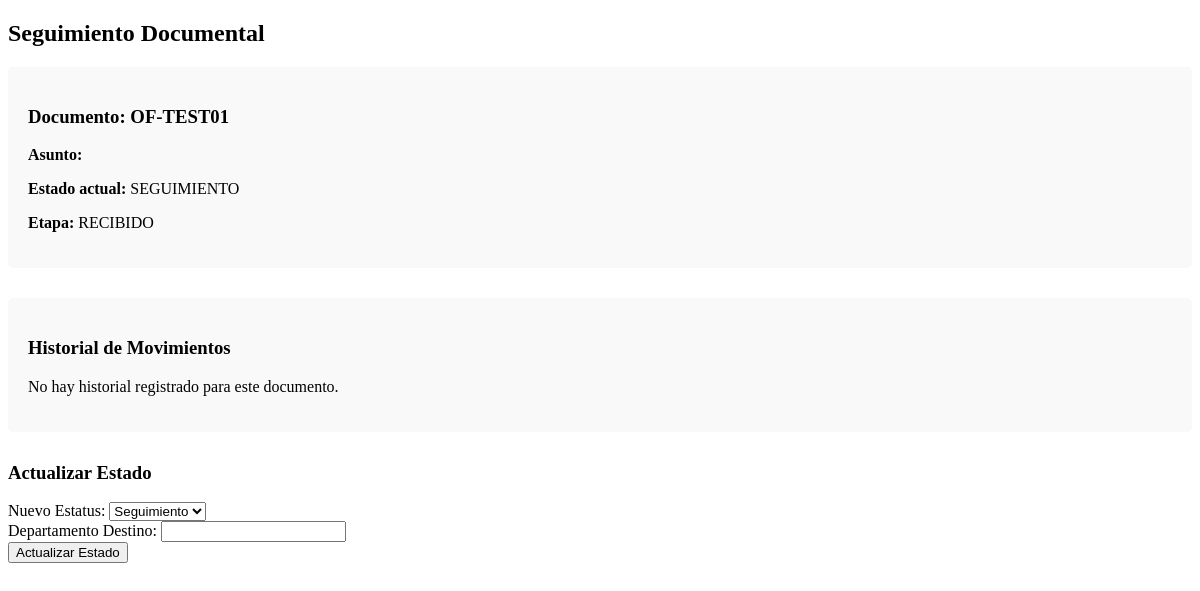
Screenshot of /etapas.php?id=1 (signed in) with the database file from the repository.
### tables this page shows
CREATE TABLE `documentos` (
  `id` int(11) NOT NULL,
  `fecha_creacion` datetime NOT NULL,
  `fecha_entrega` date NOT NULL,
  `fecha_recepcion` date DEFAULT NULL,
  `numero_oficio` varchar(50) NOT NULL,
  `remitente` varchar(100) NOT NULL,
  `cargo_remitente` varchar(100) NOT NULL,
  `depto_remitente` varchar(100) DEFAULT NULL,
  `telefono` varchar(20) DEFAULT NULL,
  `extension` varchar(10) DEFAULT NULL,
  `asunto` text NOT NULL,
  `tipo` enum('OFICIO','TURNO','CIRCULAR','NOTA_INFORMATIVA','CONOCIMIENTO') NOT NULL,
  `estatus` enum('SEGUIMIENTO','ATENDIDO','TURNADO') NOT NULL,
  `pdf_url` varchar(255) NOT NULL,
  `etapa` enum('RECIBIDO','RESPUESTA','ACUSE') DEFAULT 'RECIBIDO',
  `fecha_respuesta` date DEFAULT NULL,
  `destinatario` varchar(255) DEFAULT NULL,
  `usuario_responde` int(11) DEFAULT NULL,
  `usuario_acusa` int(11) DEFAULT NULL,
  `fecha_acuse` date DEFAULT NULL,
  `dire_fisica` varchar(255) DEFAULT NULL,
  `usuario_registra` int(11) DEFAULT NULL,
  `personal_id` int(11) DEFAULT NULL,
  `jud_destino` varchar(100) DEFAULT NULL,
  `numero_empleado` varchar(20) NOT NULL,
  `numero_oficio_usuario` varchar(50) DEFAULT NULL,
  `email_institucional` varchar(100) NOT NULL
);

### etapas.php (the view, shortened to what this page needs)
<?php
require 'database.php';
$documento_id = $_GET['id'] ?? null;
$query = "SELECT * FROM documentos WHERE id = ?";
$stmt = mysqli_prepare($conn, $query);
mysqli_stmt_bind_param($stmt, "i", $documento_id);
mysqli_stmt_execute($stmt);
$result = mysqli_stmt_get_result($stmt);
$documento = mysqli_fetch_assoc($result);
$historial_query = "SELECT * FROM historial_departamentos WHERE documento_id = ? ORDER BY fecha_cambio DESC";
$historial_stmt = mysqli_prepare($conn, $historial_query);
mysqli_stmt_bind_param($historial_stmt, "i", $documento_id);
mysqli_stmt_execute($historial_stmt);
$historial_result = mysqli_stmt_get_result($historial_stmt);
?>
<!DOCTYPE html>
<html lang="es">
<head>
</head>
<body>
    <div class="container">
        <h2>Seguimiento Documental</h2>
        <div class="document-info">
            <h3>Documento: <?= htmlspecialchars($documento['numero_oficio']) ?></h3>
            <p><strong>Asunto:</strong> <?= htmlspecialchars($documento['asunto']) ?></p>
            <p><strong>Estado actual:</strong> <?= htmlspecialchars($documento['estatus']) ?></p>
            <p><strong>Etapa:</strong> <?= htmlspecialchars($documento['etapa']) ?></p>
        </div>
        <div class="history-section">
            <h3>Historial de Movimientos</h3>
            <?php if (mysqli_num_rows($historial_result) > 0): ?>
                <?php while ($historial = mysqli_fetch_assoc($historial_result)): ?>
                <div class="history-item">
                    <p><strong>Fecha:</strong> <?= htmlspecialchars($historial['fecha_cambio']) ?></p>
                    <p><strong>Cambio:</strong> De <?= htmlspecialchars($historial['departamento_anterior']) ?>
                    a <?= htmlspecialchars($historial['departamento_nuevo']) ?></p>
                </div>
                <?php endwhile; ?>
            <?php else: ?>
                <p>No hay historial registrado para este documento.</p>
            <?php endif; ?>
        </div>
        <?php if (in_array($_SESSION['user']['rol'], ['SISTEMAS', 'ADMIN'])): ?>
        <div class="update-section">
            <h3>Actualizar Estado</h3>
            <form action="actualizar_etapa.php" method="post">
                <div class="form-group">
                    <label for="nuevo_estatus">Nuevo Estatus:</label>
                    <select name="nuevo_estatus" id="nuevo_estatus" required>
                        <option value="SEGUIMIENTO" <?= $documento['estatus'] === 'SEGUIMIENTO' ? 'selected' : '' ?>>Seguimiento</option>
                    </select>
                </div>
                <div class="form-group">
                    <label for="nuevo_departamento">Departamento Destino:</label>
                    <input type="text" name="nuevo_departamento" id="nuevo_departamento"
                           value="<?= htmlspecialchars($documento['depto_remitente'] ?? '') ?>">
                </div>
                <button type="submit" class="btn">Actualizar Estado</button>
            </form>
        </div>
        <?php endif; ?>
    </div>
</body>
</html>

### etapas.php (style rules this page uses)
.document-info, .history-section { margin-bottom: 30px; padding: 20px; background: #f9f9f9; border-radius: 5px; }

### rows the page displays
documentos: numero_oficio "OF-TEST01", estatus "SEGUIMIENTO", etapa "RECIBIDO", nuevo_estatus "Seguimiento"
